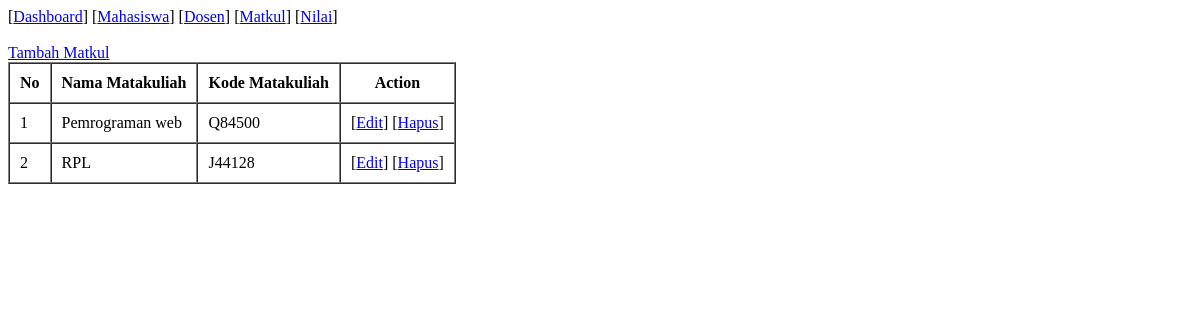
Before: /matkul/index.php with the older database file.
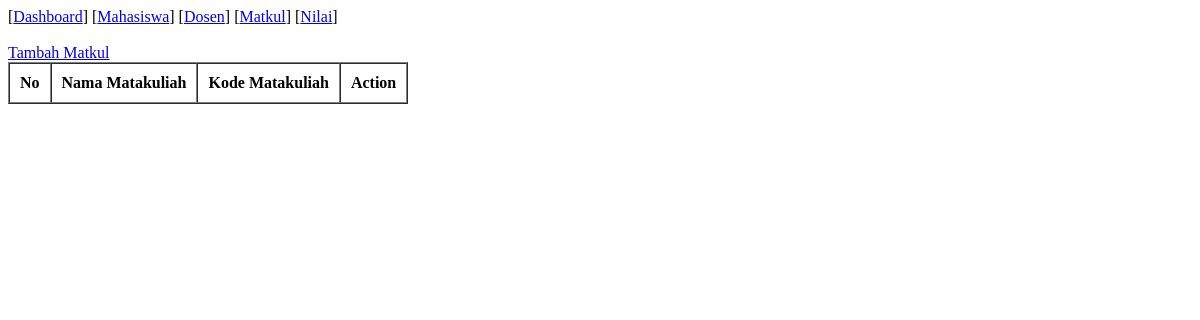
After: the same page with the newer database file.
### tables this page shows
CREATE TABLE `matkul` (
  `matkul_id` int(11) NOT NULL,
  `kode_matkul` varchar(20) NOT NULL,
  `nama_matkul` varchar(255) NOT NULL
);

### app/Config/database.php (called while the page is built, shortened)
<?php
class Database {
   public function __construct(){
      $this->host = "localhost";
      $this->user = "root";
      $this->password = '';
      $this->db = 'persuratan_dosen';
      $this->conn = new mysqli($this->host, $this->user, $this->password, $this->db);
   }
}

### app/Model/Matkul.php (called while the page is built, shortened)
<?php
class Matkul extends Database{
    private $table = "matkul";
    public function all(){
        $data = $this->conn->query("SELECT * FROM $this->table") or die($this->conn->error);
        return $data;
    }
}

### matkul/index.php (the view, shortened to what this page needs)
<?php
include '../partials/header.php';
$matkul = new Matkul();
?>
<a href="form-add.php">
    Tambah Matkul
</a>
<table border="1" cellpadding="10" cellspacing="0">
    <tr>
        <th>No</th>
        <th>Nama Matakuliah</th>
        <th>Kode Matakuliah</th>
        <th>Action</th>
    </tr>
    <?php
    $no = 1;
    foreach ($matkul->all() as $key => $value) :
    ?>
        <tr>
            <td><?= $no ?></td>
            <td><?= $value["nama_matkul"] ?></td>
            <td><?= $value["kode_matkul"] ?></td>
            <td>
                <form method="post" id="delMkl">
                    [<a href="form-edit.php?id=<?= $value["matkul_id"] ?>">Edit</a>]
                    [<a href="#" onclick="del()">Hapus</a>]
                </form>
            </td>
        </tr>
    <?php
        $no++;
    endforeach;
    ?>
</table>
<?php
include '../partials/footer.php'
?>

### partials/header.php (shortened to what this page needs)
<!DOCTYPE html>
<html lang="en">
<head>
</head>
<body>
    <nav>
        [<a href="#">Dashboard</a>]
        [<a href="#">Mahasiswa</a>]
        [<a href="#">Dosen</a>]
        [<a href="<?= BASE_URL ?>matkul/index.php">Matkul</a>]
        [<a href="<?= BASE_URL ?>nilai/index.php">Nilai</a>]
    </nav>
    <br>

### partials/footer.php (shortened to what this page needs)
</body>
</html>

Changed rows visible on the page:
removed matkul: nama_matkul "Pemrograman web", kode_matkul "Q84500"
removed matkul: nama_matkul "RPL", kode_matkul "J44128"
